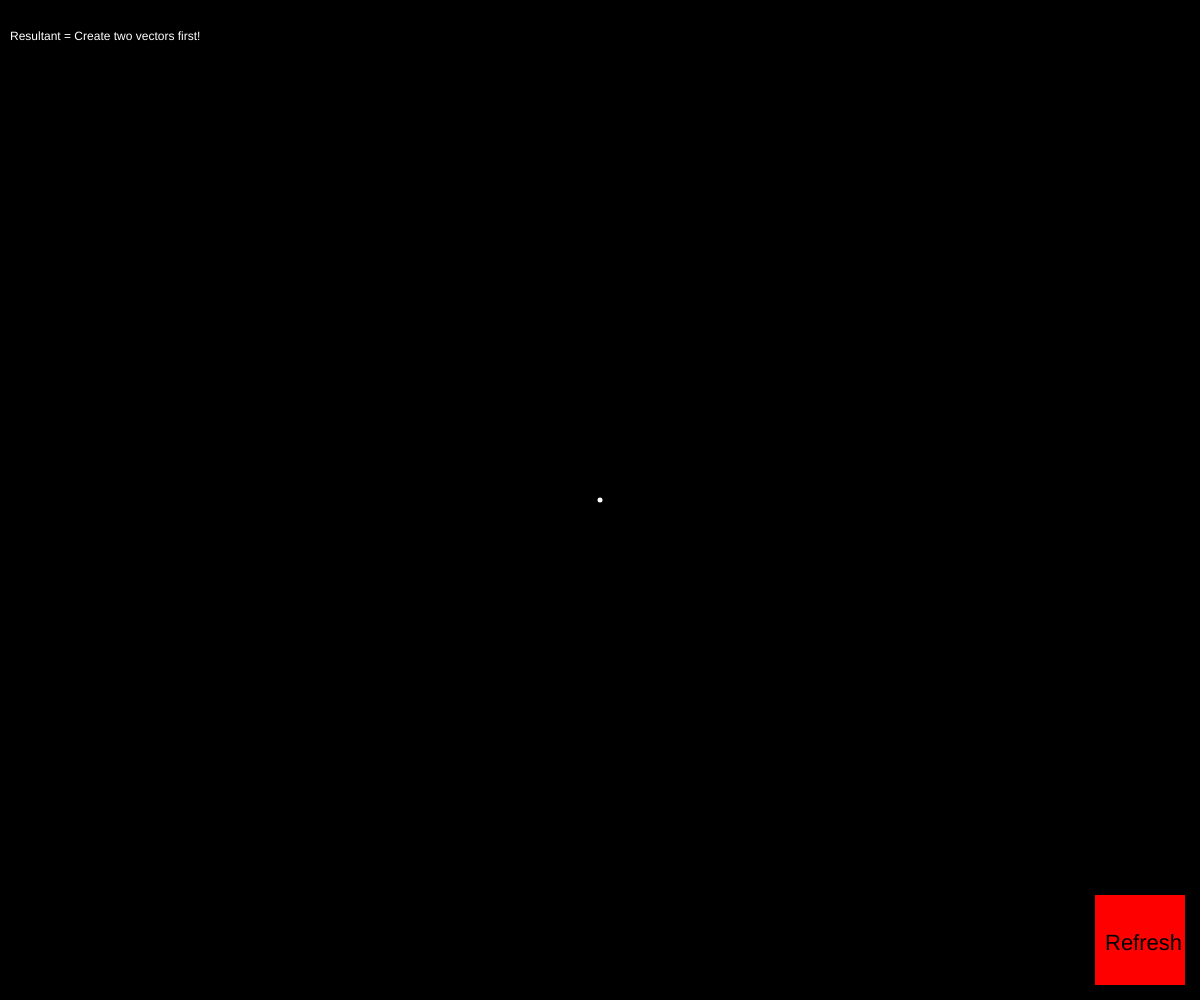
Frame 1 (no input)
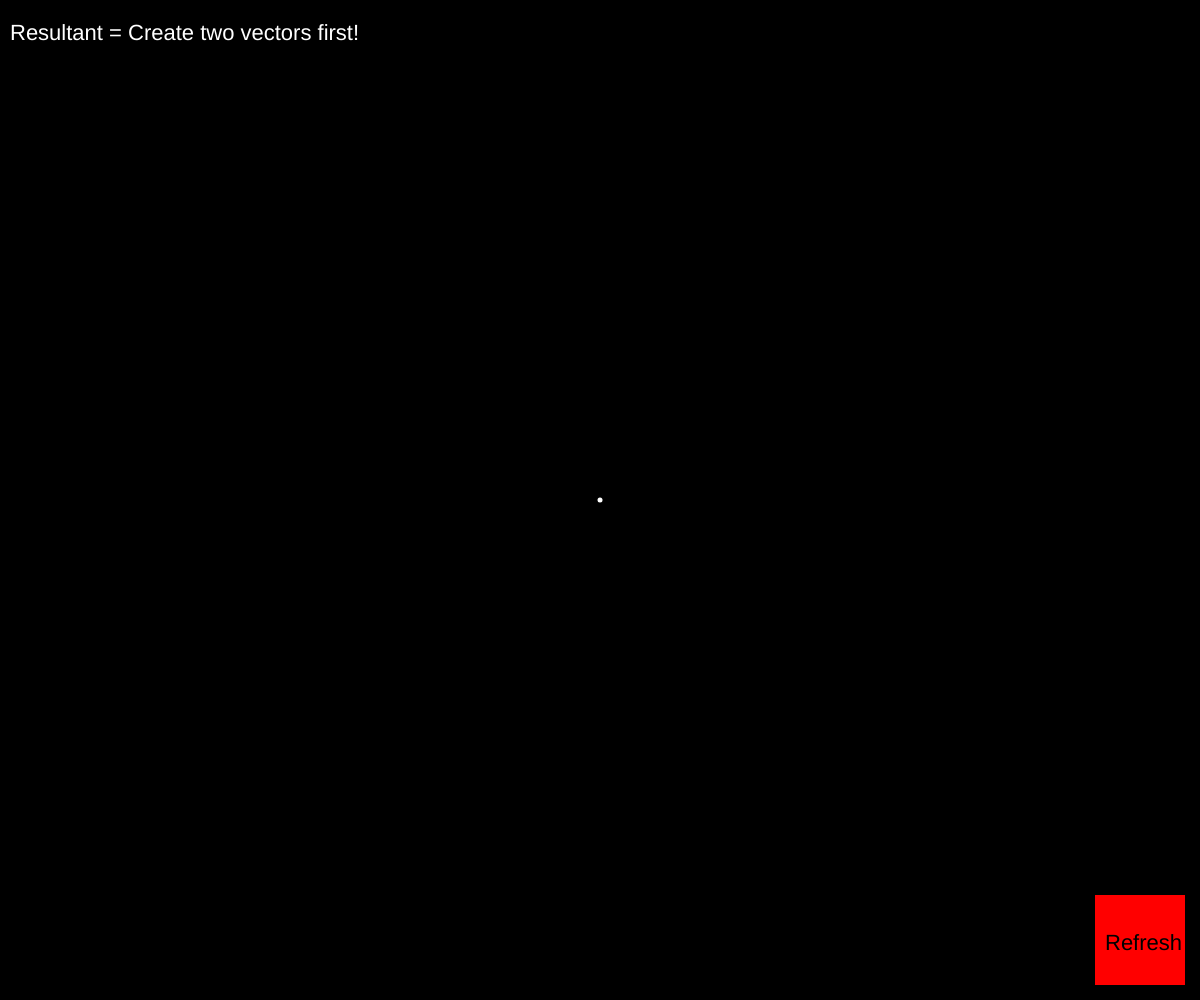
Frame 60 (no input)
Frame 120 (the mouse pressed at the canvas centre since frame 60): identical to frame 60, image omitted

The p5.js sketch that drew these frames (run headless with seeded random() and noise() and a simulated clock; from frame 60 on, the mouse is pressed at the canvas centre):

// p5.js sketch
// ── sketch.js
function setup() {
  createCanvas(windowWidth, windowHeight);
  vecX=[];
  vecY = [];
  lineX = [];
  lineY = [];
  vecXpos = 0;
  vecYpos = 0;
  

}

function draw() {
  background(0);
  
  stroke(200,130,12)
  strokeWeight(5)

  if(vecXpos!=0 && vecYpos!=0 && lineX.length > 1){
    line(windowWidth/2,windowHeight/2, vecXpos, vecYpos); 
    fill(255)
    noStroke()
    let resultant = sqrt(pow(windowWidth/2-vecXpos,2)+pow(windowHeight/2-vecYpos,2))
    text('Resultant = ' + (round(resultant/50,1)).toString()+' Newton(s)',10,40) 
  }
  else {
  fill(255);
  noStroke();
  text('Resultant = Create two vectors first!' ,10,40);
  }
  
  for (let i = 0; i<lineX.length;i++){
    stroke(25,255,30);
    strokeWeight(2);
    line(windowWidth/2,windowHeight/2,lineX[i], lineY[i])
    strokeWeight(3);
    point(lineX[i], lineY[i]);
  }
  stroke("white")
  strokeWeight(5)
  point(windowWidth/2,windowHeight/2);
  stroke(255,0,0);
  fill(255,0,0)
  strokeWeight(10);
  
  rect(windowWidth-100,windowHeight-100,80,80)
  noStroke()
  fill(0)
  textSize(22)
  text('Refresh',windowWidth-95,windowHeight-50)
  
  // result = new Resultant(vecXpos, vecYpos);
  // result.draw();
}

function mouseClicked(){
  stroke("white");
  strokeWeight(5);
  append(vecX, mouseX-windowWidth/2);
  append(vecY, mouseY-windowHeight/2);
  vecXpos = +arraysum(vecX)+windowWidth/2;
  vecYpos = arraysum(vecY)+windowHeight/2;
  // line(windowWidth/2,windowHeight/2, vecXpos, vecYpos);
  // // stroke(random(255),random(255),random(255));
  // strokeWeight(2);
  // line(windowWidth/2,windowHeight/2,mouseX, mouseY);
  append(lineX, mouseX)
  append(lineY, mouseY)
  // strokeWeight(3);
  // point(mouseX,mouseY)
  console.log(vecXpos);
  console.log(vecYpos)
  // refresh();
    if((mouseX>windowWidth-100 && mouseX<windowWidth-20) && (mouseY > windowHeight - 100 && mouseY<windowHeight-20) ){
    clear();
    clearStorage();
    createCanvas(windowWidth, windowHeight);
    background(0);
    vecX=[];
    vecY = [];
    lineX = [];
    lineY = [];
    vecXpos = 0;
    vecYpos = 0;  
    }
  return false;
}

function arraysum(arr){
  let sum = 0;
  for(let i=0;i<arr.length;i++){
    sum+=arr[i];
  }
  console.log(sum);
  return sum;
}

// function refresh(){
//   if((mouseX>windowWidth-100 && mouseX<windowWidth-20) && (mouseY > windowHeight - 100 && mouseY<windowHeight-20) ){
//     clear();
//     clearStorage();
//     createCanvas(windowWidth, windowHeight);
//     background(0);
//     vecX=[];
//     vecY = [];
//     let vecXpos = 0;
//     let vecYpos = 0;
//   }
// }
